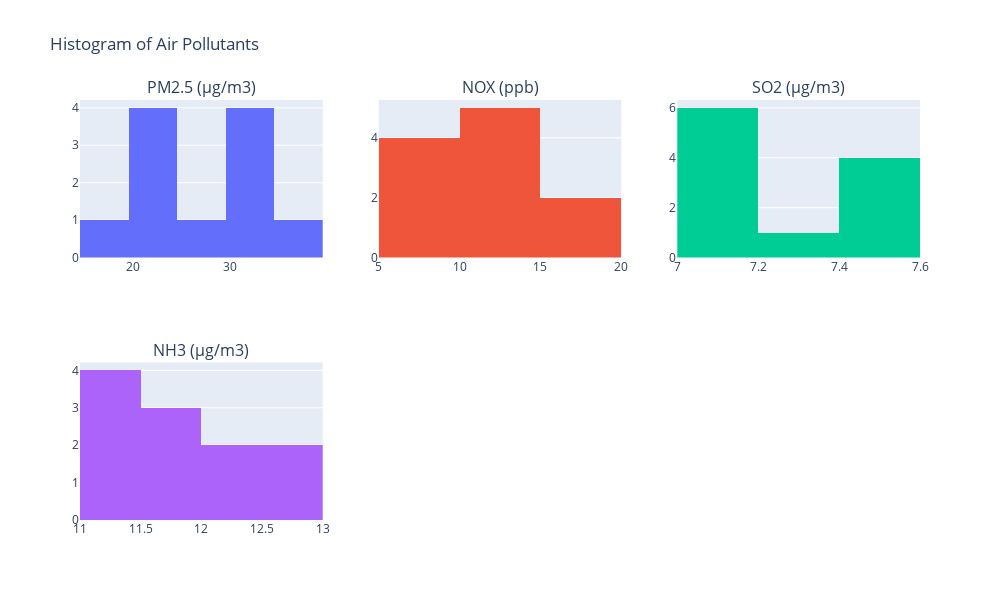

The notebook cell saved with this chart:
### Code cell
import plotly.graph_objs as go
from plotly.subplots import make_subplots
import plotly.express as px

# Create subplots for each pollutant
chart = make_subplots(rows=2, cols=3, subplot_titles=pollutants_df.columns)

positions = [(1,1), (1,2), (1,3), (2,1), (2,2)]

# Add a histogram for each column
for i, col in enumerate(pollutants_df.columns):
    row, col_pos = positions[i]
    chart.add_trace(
        go.Histogram(x=pollutants_df[col], name=col),
        row=row, col=col_pos
    )

# Update layout
chart.update_layout(
    title_text='Histogram of Air Pollutants',
    height=600,
    width=1000,
    showlegend=False
)

chart.show()

### Figure 1 — Plotly figure (JSON) as saved in the notebook; plotly's stock layout.template omitted (floating-point values rounded to 4 significant figures)
{"data": [{"name": "PM2.5 (µg/m3)", "type": "histogram", "x": [31, 31, 29, 31, 32, 35, 19, 22, 20, 20, 24], "xaxis": "x", "yaxis": "y"}, {"name": "NOX (ppb)", "type": "histogram", "x": [11.3, 8.5, 12.6, 13.7, 16.9, 13.4, 16.6, 12.8, 9.7, 7.0, 6.7], "xaxis": "x2", "yaxis": "y2"}, {"name": "SO2 (µg/m3)", "type": "histogram", "x": [7.5, 7.5, 7.5, 7.3, 7.1, 7.0, 7.0, 7.0, 7.0, 7.0, 7.5], "xaxis": "x3", "yaxis": "y3"}, {"name": "NH3 (µg/m3)", "type": "histogram", "x": [12.8, 12.7, 12.1, 11.9, 11.7, 11.3, 11.1, 11.1, 11.4, 11.6, 12.0], "xaxis": "x4", "yaxis": "y4"}], "layout": {"annotations": [{"font": {"size": 16}, "showarrow": false, "text": "PM2.5 (µg/m3)", "x": 0.1444, "xanchor": "center", "xref": "paper", "y": 1, "yanchor": "bottom", "yref": "paper"}, {"font": {"size": 16}, "showarrow": false, "text": "NOX (ppb)", "x": 0.5, "xanchor": "center", "xref": "paper", "y": 1, "yanchor": "bottom", "yref": "paper"}, {"font": {"size": 16}, "showarrow": false, "text": "SO2 (µg/m3)", "x": 0.8556, "xanchor": "center", "xref": "paper", "y": 1, "yanchor": "bottom", "yref": "paper"}, {"font": {"size": 16}, "showarrow": false, "text": "NH3 (µg/m3)", "x": 0.1444, "xanchor": "center", "xref": "paper", "y": 0.375, "yanchor": "bottom", "yref": "paper"}], "height": 600, "showlegend": false, "title": {"text": "Histogram of Air Pollutants"}, "width": 1000, "xaxis": {"anchor": "y", "domain": [0, 0.2889]}, "xaxis2": {"anchor": "y2", "domain": [0.3556, 0.6444]}, "xaxis3": {"anchor": "y3", "domain": [0.7111, 1]}, "xaxis4": {"anchor": "y4", "domain": [0, 0.2889]}, "xaxis5": {"anchor": "y5", "domain": [0.3556, 0.6444]}, "xaxis6": {"anchor": "y6", "domain": [0.7111, 1]}, "yaxis": {"anchor": "x", "domain": [0.625, 1]}, "yaxis2": {"anchor": "x2", "domain": [0.625, 1]}, "yaxis3": {"anchor": "x3", "domain": [0.625, 1]}, "yaxis4": {"anchor": "x4", "domain": [0, 0.375]}, "yaxis5": {"anchor": "x5", "domain": [0, 0.375]}, "yaxis6": {"anchor": "x6", "domain": [0, 0.375]}}}
